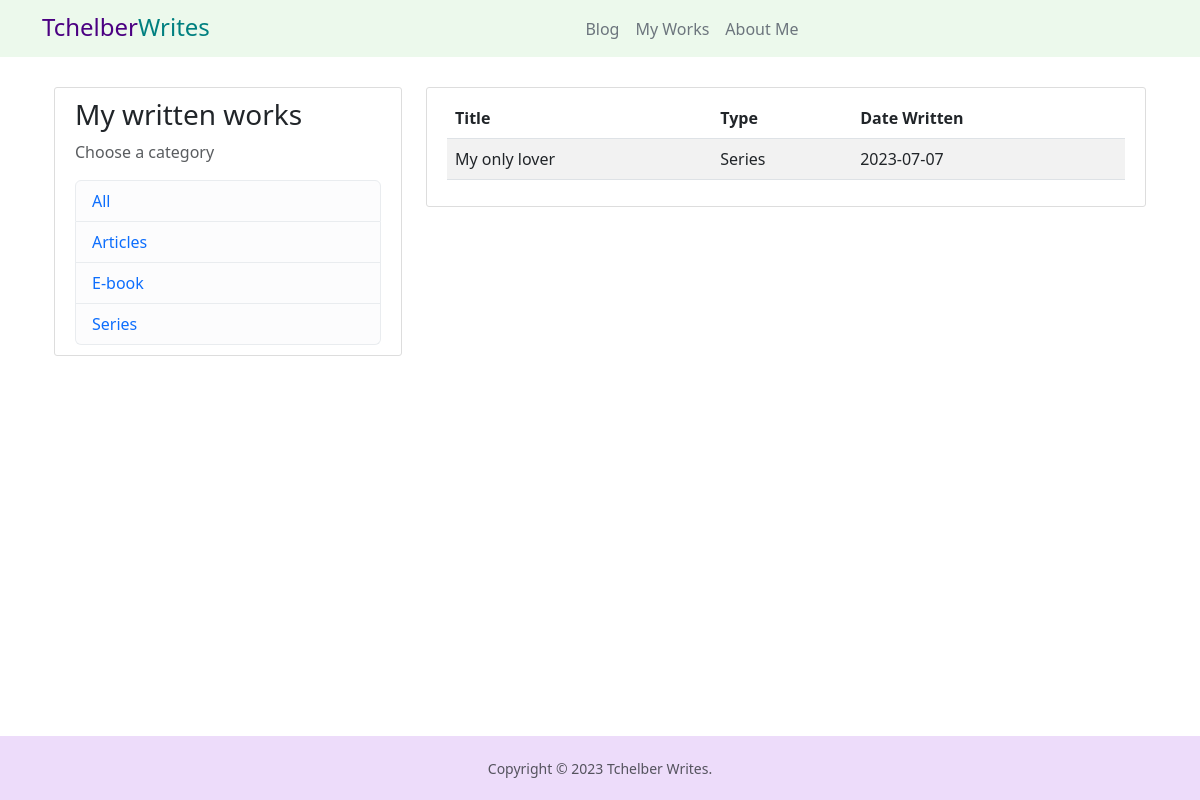
The page /releases on the database its author committed.
### blogapp/models.py (models this page shows, shortened)
class Releases(db.Model):
    id = db.Column(db.Integer, primary_key=True)
    type = db.Column(db.String(120), nullable=False)
    title = db.Column(db.String(120), unique=True, nullable=False)
    date = db.Column(db.DateTime, nullable=False, default= datetime.utcnow)

### blogapp/views.py (the view)
@views.route("/releases")
def releases():
	post_category = request.args.get("category", 1)
	if post_category=="All" or post_category==1:
		posts = Releases.query.all()
		return render_template("releases.html", title="Releases", posts=posts)
	else:
		posts = Releases.query.filter_by(type=post_category).all()
		return render_template("releases.html", title="Releases", posts=posts)

### blogapp/templates/releases.html
{% extends "layout.html" %}
{% block body %}
<main class="container">
    <div class="row">
        <div class="col-md-4">
            <div class="content-section">
                <h3>My written works</h3>
				<p class="text-muted">Choose a category</p>
				<ul class="list-group">
					<li class="list-group-item list-group-item-light"><a href="{{ url_for('views.releases', category='All') }}">All</a></li>
					<li class="list-group-item list-group-item-light"><a href="{{ url_for('views.releases', category='Articles') }}">Articles</a></li>
					<li class="list-group-item list-group-item-light"><a href="{{ url_for('views.releases', category='E-book') }}">E-book</a></li>
					<li class="list-group-item list-group-item-light"><a href="{{ url_for('views.releases', category='Series') }}">Series</a></li>
				</ul>
            </div>
        </div>
        <div class="col-md-8">
            <div class="content-section">
				{% if posts %}
            <table class="table table-striped table-hover">
                <thead>
                    <tr>
                        <th>Title</th>
                        <th>Type</th>
                        <th>Date Written</th>
                    </tr>
                </thead>
                <tbody>
                    {% for post in posts %}
                    <tr>
                        <td>{{ post['title'] }}</td>
                        <td>{{ post['type'] }}</td>
                        <td>{{ post['date'].strftime('%Y-%m-%d') }}</td>
                    </tr>
                    {% endfor %}
                </tbody>
            </table>
            {% else %}
            <object data="{{ url_for('static', filename='images/yoga.svg') }}" width="300" height="300"> </object>
            {% endif %}
            </div>
        </div>
    </div>
</main>
{% endblock %}

### blogapp/static/main.css (style rules this page uses)
body { font-family: Arial, Helvetica, sans-serif; min-height: 100vh; display: flex; flex-direction: column; }
a:link { text-decoration: none; }
p, h4, h5, h6, h3 { font-family: system-ui,-apple-system,"Segoe UI",Roboto,"Helvetica Neue","Noto Sans","Liberation Sans",Arial,sans-serif,"Apple Color Emoji","Segoe UI Emoji","Segoe UI Symbol","Noto Color Emoji"; justify-content: center; }
.content-section { background: #ffffff; padding: 10px 20px; border: 1px solid #dddddd; border-radius: 3px; margin-top: 30px; margin-bottom: 20px; }

### rows shown on the page
Releases: title "My only lover", type "Series", date "2023-07-07"
